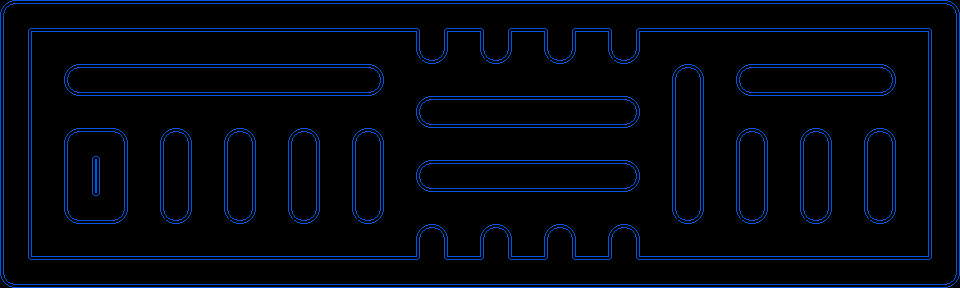

Below is a game level as drawn by its tile map, then a one-line description and the .tmx that defines it (tile-layer data replaced by summaries):
An orthogonal 30x9 tile map with 32x32 px tiles, 1 tile layer (maze) and 178 objects (116x pill, 4x superPill, pink, red, blue, ...).

<map version="1.9" tiledversion="1.9.1" orientation="orthogonal" renderorder="right-down" width="30" height="9" tilewidth="32" tileheight="32" infinite="0" nextlayerid="6" nextobjectid="282">
 <editorsettings>
  <export target="mapa.json" format="json" />
 </editorsettings>
 <tileset firstgid="1" name="background2" tilewidth="32" tileheight="32" tilecount="66" columns="11">
  <image source="background2.png" width="362" height="199" />
  <tile id="0">
   <objectgroup draworder="index" id="3">
    <object id="2" x="0" y="10.548" width="4.12386" height="21.452" />
    <object id="3" x="0.0396525" y="0.0797307" width="31.8013" height="10.5476" />
    <object id="4" x="27.8361" y="10.6273" width="4.04456" height="21.1348" />
    <object id="5" x="26.9241" y="10.667" width="0.872355" height="2.26019" />
    <object id="6" x="4.20317" y="10.6273" width="0.79305" height="2.29985" />
   </objectgroup>
  </tile>
  <tile id="1">
   <objectgroup draworder="index" id="2">
    <object id="6" x="0" y="-0.0625" width="32.0625" height="4.25" />
    <object id="8" x="-0.03125" y="27.875" width="32.0625" height="4.25" />
    <object id="9" x="0" y="4.25" width="13" height="23.4375" />
   </objectgroup>
  </tile>
  <tile id="2">
   <objectgroup draworder="index" id="2">
    <object id="1" x="-0.125" y="0" width="32.25" height="4.0625" />
    <object id="2" x="0" y="28" width="32.0625" height="3.9375" />
   </objectgroup>
  </tile>
  <tile id="3">
   <objectgroup draworder="index" id="2">
    <object id="1" x="0.078125" y="0.09375" width="32.0625" height="4.25" />
    <object id="2" x="0.109375" y="28.0313" width="32.0625" height="4.25" />
    <object id="3" x="19.1406" y="4.40625" width="13" height="23.4375" />
   </objectgroup>
  </tile>
  <tile id="11">
   <objectgroup draworder="index" id="2">
    <object id="1" x="0" y="-0.0398159" width="4.0214" height="32.0119" />
    <object id="2" x="28" y="-0.1875" width="3.9375" height="32" />
   </objectgroup>
  </tile>
  <tile id="12">
   <objectgroup draworder="index" id="2">
    <object id="1" x="0" y="0.0625" width="4.125" height="31.875" />
    <object id="2" x="4.1875" y="-0.125" width="27.6875" height="4.25" />
    <object id="3" x="4.125" y="4.3125" width="1.125" height="8.625" />
    <object id="4" x="5.1875" y="4.25" width="0.75" height="5.625" />
    <object id="5" x="5.8125" y="4.25" width="7.25" height="0.5625" />
    <object id="6" x="6.0625" y="5" width="4" height="2.9375" />
    <object id="8" x="25.4375" y="26.875" width="8.125" height="7.5625" />
   </objectgroup>
  </tile>
  <tile id="13">
   <objectgroup draworder="index" id="3">
    <object id="8" x="27.7813" y="0.03125" width="4.125" height="31.875" />
    <object id="9" x="0.03125" y="-0.15625" width="27.6875" height="4.25" />
    <object id="10" x="26.6563" y="4.28125" width="1.125" height="8.625" />
    <object id="11" x="25.9688" y="4.21875" width="0.75" height="5.625" />
    <object id="12" x="18.8438" y="4.21875" width="7.25" height="0.5625" />
    <object id="13" x="21.8438" y="4.96875" width="4" height="2.9375" />
    <object id="14" x="-1.65625" y="26.8438" width="8.125" height="7.5625" />
   </objectgroup>
  </tile>
  <tile id="15">
   <objectgroup draworder="index" id="3">
    <object id="2" x="-0.1875" y="-0.0625" width="32.125" height="4.1875" />
    <object id="3" x="0.125" y="26" width="6.0625" height="6.125" />
    <object id="4" x="25.9688" y="26.0625" width="6.0625" height="6.125" />
   </objectgroup>
  </tile>
  <tile id="22">
   <objectgroup draworder="index" id="2">
    <object id="16" x="0.18467" y="0.102365" width="4.12386" height="21.452" />
    <object id="17" x="0.224322" y="21.475" width="31.8013" height="10.5476" />
    <object id="18" x="28.0208" y="0.340265" width="4.04456" height="21.1348" />
    <object id="19" x="27.1088" y="19.1752" width="0.872355" height="2.26019" />
    <object id="20" x="4.38784" y="19.1752" width="0.79305" height="2.29985" />
   </objectgroup>
  </tile>
  <tile id="23">
   <objectgroup draworder="index" id="2">
    <object id="1" x="0.09375" y="0.28125" width="4.125" height="31.875" />
    <object id="2" x="4.28125" y="28.0938" width="27.6875" height="4.25" />
    <object id="3" x="4.21875" y="19.2813" width="1.125" height="8.625" />
    <object id="4" x="5.28125" y="22.3438" width="0.75" height="5.625" />
    <object id="5" x="5.90625" y="27.4063" width="7.25" height="0.5625" />
    <object id="6" x="6.15625" y="24.2813" width="4" height="2.9375" />
    <object id="7" x="25.5313" y="-2.21875" width="8.125" height="7.5625" />
   </objectgroup>
  </tile>
  <tile id="24">
   <objectgroup draworder="index" id="3">
    <object id="8" x="27.7188" y="0.09375" width="4.125" height="31.875" />
    <object id="9" x="-0.03125" y="27.9063" width="27.6875" height="4.25" />
    <object id="10" x="26.5938" y="19.0938" width="1.125" height="8.625" />
    <object id="11" x="25.9063" y="22.1563" width="0.75" height="5.625" />
    <object id="12" x="18.7813" y="27.2188" width="7.25" height="0.5625" />
    <object id="13" x="21.7813" y="24.0938" width="4" height="2.9375" />
    <object id="14" x="-1.71875" y="-2.40625" width="8.125" height="7.5625" />
   </objectgroup>
  </tile>
  <tile id="25">
   <objectgroup draworder="index" id="2">
    <object id="1" x="0.0469" y="28" width="32.125" height="4.1875" />
    <object id="2" x="25.7969" y="0" width="6.0625" height="6.125" />
    <object id="3" x="-0.0469" y="-0.0625" width="6.0625" height="6.125" />
   </objectgroup>
  </tile>
 </tileset>
 <layer id="1" name="maze" width="30" height="9">
  <data>[270 cells, 270 non-empty, 13 distinct tile ids]</data>
 </layer>
 <objectgroup id="2" name="ghost">
  <object id="2" name="pink" x="424" y="136" width="20" height="20" />
  <object id="4" name="red" x="488" y="136" width="20" height="20" />
  <object id="5" name="blue" x="552" y="136" width="20" height="20" />
  <object id="6" name="orange" x="616" y="136" width="20" height="20" />
  <object id="65" name="superPill" x="42.9091" y="43.4545" width="16" height="16" />
  <object id="68" name="pill" x="67" y="41" width="16" height="16" />
  <object id="69" name="pill" x="99" y="41" width="16" height="16" />
  <object id="70" name="pill" x="134" y="40" width="16" height="16" />
  <object id="71" name="pill" x="163" y="41" width="16" height="16" />
  <object id="72" name="pill" x="195" y="41" width="16" height="16" />
  <object id="73" name="pill" x="227" y="41" width="16" height="16" />
  <object id="76" name="pill" x="259" y="41" width="16" height="16" />
  <object id="77" name="pill" x="291" y="41" width="16" height="16" />
  <object id="78" name="pill" x="323" y="41" width="16" height="16" />
  <object id="79" name="pill" x="363" y="41" width="16" height="16" />
  <object id="80" name="pill" x="395" y="41" width="16" height="16" />
  <object id="81" name="pill" x="395" y="73" width="16" height="16" />
  <object id="83" name="pill" x="387" y="105" width="16" height="16" />
  <object id="84" name="pill" x="355" y="105" width="16" height="16" />
  <object id="86" name="pill" x="331" y="105" width="16" height="16" />
  <object id="87" name="pill" x="299" y="105" width="16" height="16" />
  <object id="88" name="pill" x="267" y="105" width="16" height="16" />
  <object id="89" name="pill" x="227" y="105" width="16" height="16" />
  <object id="92" name="pill" x="195" y="105" width="16" height="16" />
  <object id="93" name="pill" x="171" y="105" width="16" height="16" />
  <object id="94" name="pill" x="139" y="105" width="16" height="16" />
  <object id="95" name="pill" x="107" y="105" width="16" height="16" />
  <object id="96" name="pill" x="75" y="105" width="16" height="16" />
  </objectgroup>
</map>
<!-- 96 of 178 objects omitted -->